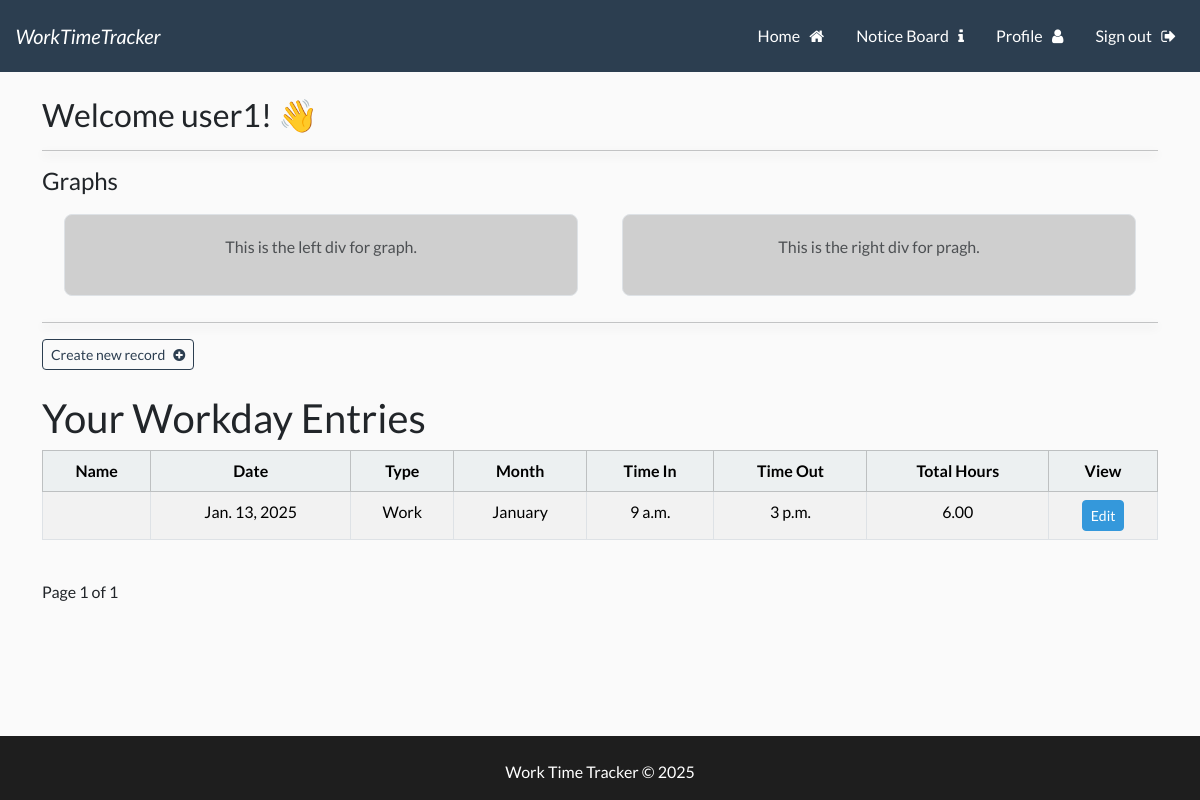
The app's page /wttapp (signed in), older data.
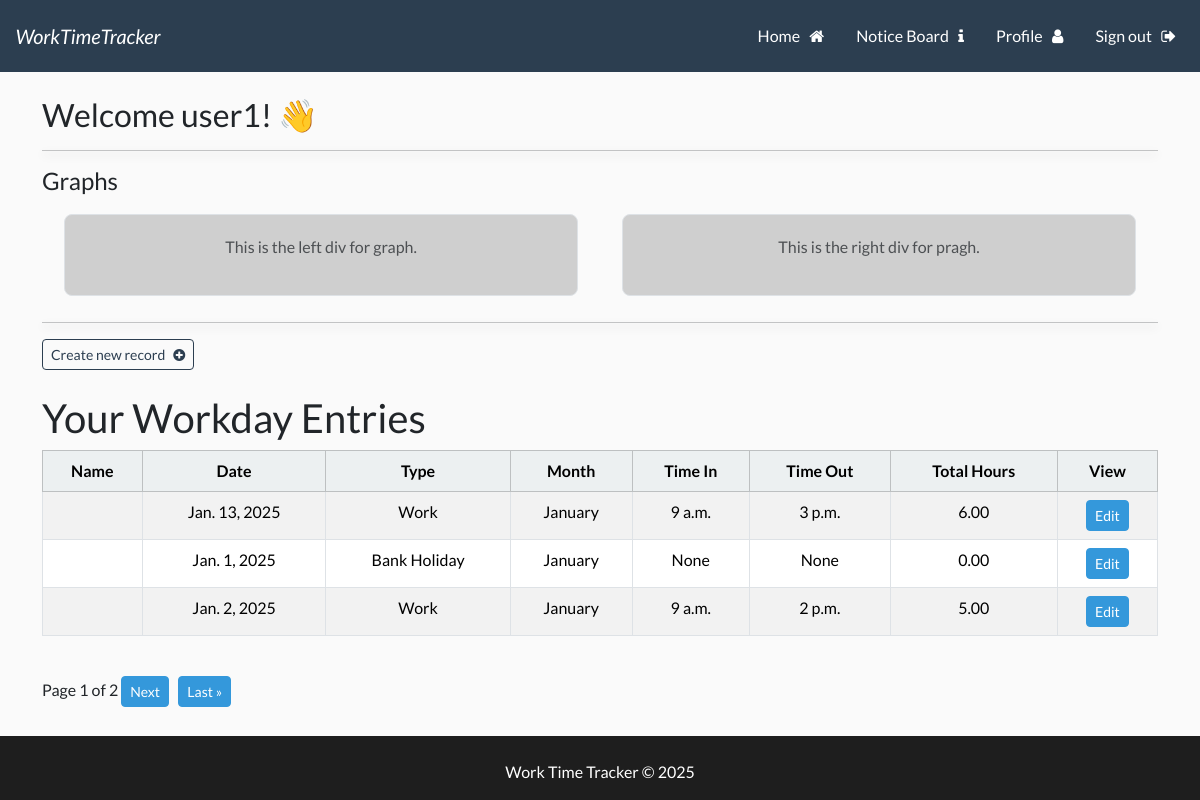
The same page, newer data.
### wttapp/models.py (models this page shows, shortened)
class Workday(models.Model):
    user = models.ForeignKey(User, related_name='user_workdays', on_delete=models.CASCADE)
    WORKDAY_TYPE_CHOICES = [
        ('Work', 'Work'),
        ('Sick Leave', 'Sick Leave'),
        ('Annual Leave', 'Annual Leave'),
        ('Bank Holiday', 'Bank Holiday'),
    ]
    MONTH_CHOICES = [
        ('January', 'January'),
        ('February', 'February'),
        ('March', 'March'),
        ('April', 'April'),
        ('May', 'May'),
        ('June', 'June'),
        ('July', 'July'),
        ('August', 'August'),
        ('September', 'September'),
        ('October', 'October'),
        ('November', 'November'),
        ('December', 'December'),
    ]
    id = models.AutoField(primary_key=True)
    name = models.CharField(max_length=200, blank=True)  # Combined name field
    date = models.DateField()
    month = models.CharField(
        max_length=20,
        choices=MONTH_CHOICES,
        default=get_current_month,
    )
    workday_type = models.CharField(
        max_length=20,
        choices=WORKDAY_TYPE_CHOICES,
        default='Work',
    )
    time_in = models.TimeField(blank=True, null=True)
    time_out = models.TimeField(blank=True, null=True)
    @property
    def total_hours(self):
        if self.time_in and self.time_out:
            time_in_dt = datetime.combine(date.today(), self.time_in)
            time_out_dt = datetime.combine(date.today(), self.time_out)
            time_diff = time_out_dt - time_in_dt
            return time_diff.total_seconds() / 3600  # Convert seconds to hours
        return 0

### wttapp/views.py (the view)
# urls.py: 2. Add a URL to urlpatterns:  path('', views.home, name='home')
@login_required
def home(request):
    user_profile = UserProfile.objects.get(user=request.user)
    if user_profile.status == 'Active' and user_profile.position in ['System Admin', 'Manager']:
        records_list = Workday.objects.all()  # Show all records
    else:
        records_list = Workday.objects.filter(user=request.user)  # Show only the user's records
    paginator = Paginator(records_list, 3)  # Show 3 records per page
    page = request.GET.get('page', 1)  # Get the current page number from the request
    try:
        records = paginator.page(page)
    except PageNotAnInteger:
        records = paginator.page(1)
    except EmptyPage:
        records = paginator.page(paginator.num_pages)
    return render(request, 'wttapp/home.html', {'records': records, 'user_profile': user_profile})

### templates/wttapp/home.html (shortened to what this page needs)
{% extends 'base.html' %}
{% load static %}
{% block content %}
<h3> Welcome {{user}}! 👋 </h3>
<hr>
<h4>Graphs</h4>
<div class="container-fluid">
    <div class="row">
        <div class="col-md-6 col-12">
            <div class="custom-div">
                <p class="text-muted">This is the left div for graph.</p>
            </div>
        </div>
        <div class="col-md-6 col-12">
            <div class="custom-div">
                <p class="text-muted">This is the right div for pragh. </p>
            </div>
        </div>
    </div>
</div>
<hr>
<a class="btn btn-outline-primary btn-sm" href="{% url 'create_record' %}">Create new record &nbsp; <i class="fa fa-plus-circle" aria-hidden="true"></i></a>
<br><br>
{% if user_profile.status == 'Active' and user_profile.position in 'System Admin Manager' %}
    <h2>All Workday Entries</h2>
{% else %}
    <h2>Your Workday Entries</h2>
{% endif %}
<table class="table table-hover table-striped  table-bordered text-center">
    <thead class="table-light">
        <tr>
            <th scope="col">Name</th>
            <th scope="col">Date</th>
            <th scope="col">Type</th>
            <th scope="col">Month</th>
            <th scope="col">Time In</th>
            <th scope="col">Time Out</th>
            <th scope="col">Total Hours</th>
            <th scope="col">View</th>
        </tr>
    </thead>
    <tbody>
        {% if records %}
        {% for record in records %}
        <tr>
            <td>{{ record.firstname }} {{ record.lastname }} </td>
            <td>{{ record.date }}</td>
            <td>{{ record.get_workday_type_display }}</td>
            <td>{{ record.get_month_display }}</td>
            <td>{{ record.time_in }}</td>
            <td>{{ record.time_out }}</td>
            <td>{{ record.total_hours|floatformat:2 }}</td>
            <td>
                <a href="#" class="btn btn-info btn-sm">Edit</a>
        </tr>
        {% endfor %}
        {% endif %}
    </tbody>
</table>
<br>
<div class="pagination">
    <span class="step-links">
        <span class="current">
            Page {{ records.number }} of {{ records.paginator.num_pages }}
        </span>
        {% if records.has_next %}
        <a class="btn btn-info btn-sm btn-secondary" href="?page={{ records.next_page_number }}">Next</a> &nbsp;
        <a class="btn btn-info btn-sm btn-secondary" href="?page={{ records.paginator.num_pages }}">Last &raquo;</a>
        {% endif %}
    </span>
</div>
{% endblock %}

### templates/base.html (shortened to what this page needs)
{% load static %}
<!DOCTYPE html>
<html lang="en">
<head>
    <link href="https://bootswatch.com/5/flatly/bootstrap.min.css" rel="stylesheet">
    <link rel="stylesheet" href="https://cdnjs.cloudflare.com/ajax/libs/font-awesome/4.7.0/css/font-awesome.min.css">
    <link rel="stylesheet" href="{% static 'css/styles.css' %}">
    <link rel="stylesheet" href="https://cdn.jsdelivr.net/npm/flatpickr/dist/flatpickr.min.css">
</head>
<body>
    {% include 'navbar.html' %}
    <div class="container">
        <br>
        {% block content %}{% endblock %}
    </div>
</body>
</html>

### templates/navbar.html (shortened to what this page needs)
<nav class="navbar navbar-expand-lg navbar-dark bg-primary justify-content-center">
    <a class="navbar-brand main-heading" href="{% url 'index' %}">&nbsp; &nbsp; <i>WorkTimeTracker</i></a>
    <div class="collapse navbar-collapse text-center" id="navbarNavDropdown">
        <ul class="navbar-nav ms-auto">
            {% if user.is_authenticated %}
            <li class="nav-item me-3">
                <a class="nav-link" href="{% url 'index' %}">Home &nbsp; <i class="fa fa-home" aria-hidden="true"></i>
                </a>
            </li>
            <li class="nav-item me-3">
                <a class="nav-link" href="#">Notice Board &nbsp; <i class="fa fa-info" aria-hidden="true"></i> </a>
            </li>
            <li class="nav-item me-3">
                <a class="nav-link" href="{% url 'profile' %}">Profile &nbsp; <i class="fa fa-user"
                        aria-hidden="true"></i> </a>
            </li>
            <li class="nav-item me-3">
                <a class="nav-link" href="{% url 'login' %}">Sign out &nbsp; <i class="fa fa-sign-out"
                        aria-hidden="true"></i> </a>
            </li>
        </ul>
        {% endif %}
    </div>
</nav>
<footer>
    <div class="container footer-container">
        <br>
        <p class="text-center">Work Time Tracker &copy; 2025</p>
    </div>
</footer>

### static/css/styles.css (style rules this page uses)
hr { box-shadow: 0 4px 10px rgba(0.8, 0.8, 0.8, 0.8); }
a { text-decoration: none; }
body { margin: 0; background-color: #fafafa; }
.custom-div { background-color: #cfcfcf; border: 1px solid #dee2e6; padding: 20px; margin: 10px; border-radius: 8px; text-align: center; }
footer { position: fixed; left: 0; bottom: 0; width: 100%; background-color: #1e1e1e; color: white; text-align: center; padding: 0 40px; text-decoration: none; }

Row changes from the older to the newer data that the page shows:
added Workday: date "Jan. 1, 2025", workday_type "Bank Holiday", month "January", time_in "None", time_out "None", total_hours "0.00"
added Workday: date "Jan. 2, 2025", workday_type "Work", month "January", time_in "9 a.m.", time_out "2 p.m.", total_hours "5.00"
Text that changed along with them:
{{ records.paginator.num_pages }}: "1" → "2"
text now shown: "Next Last »"
